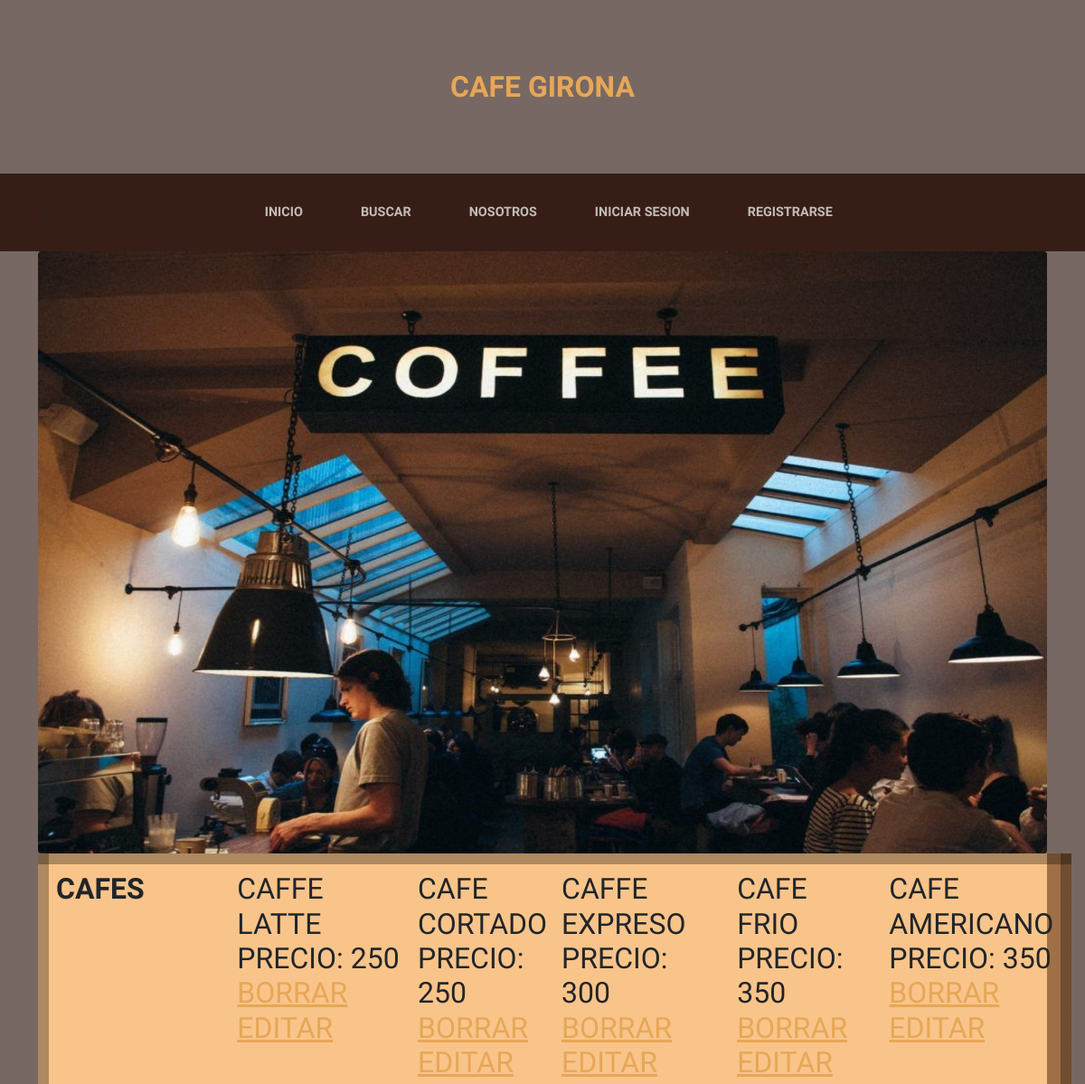
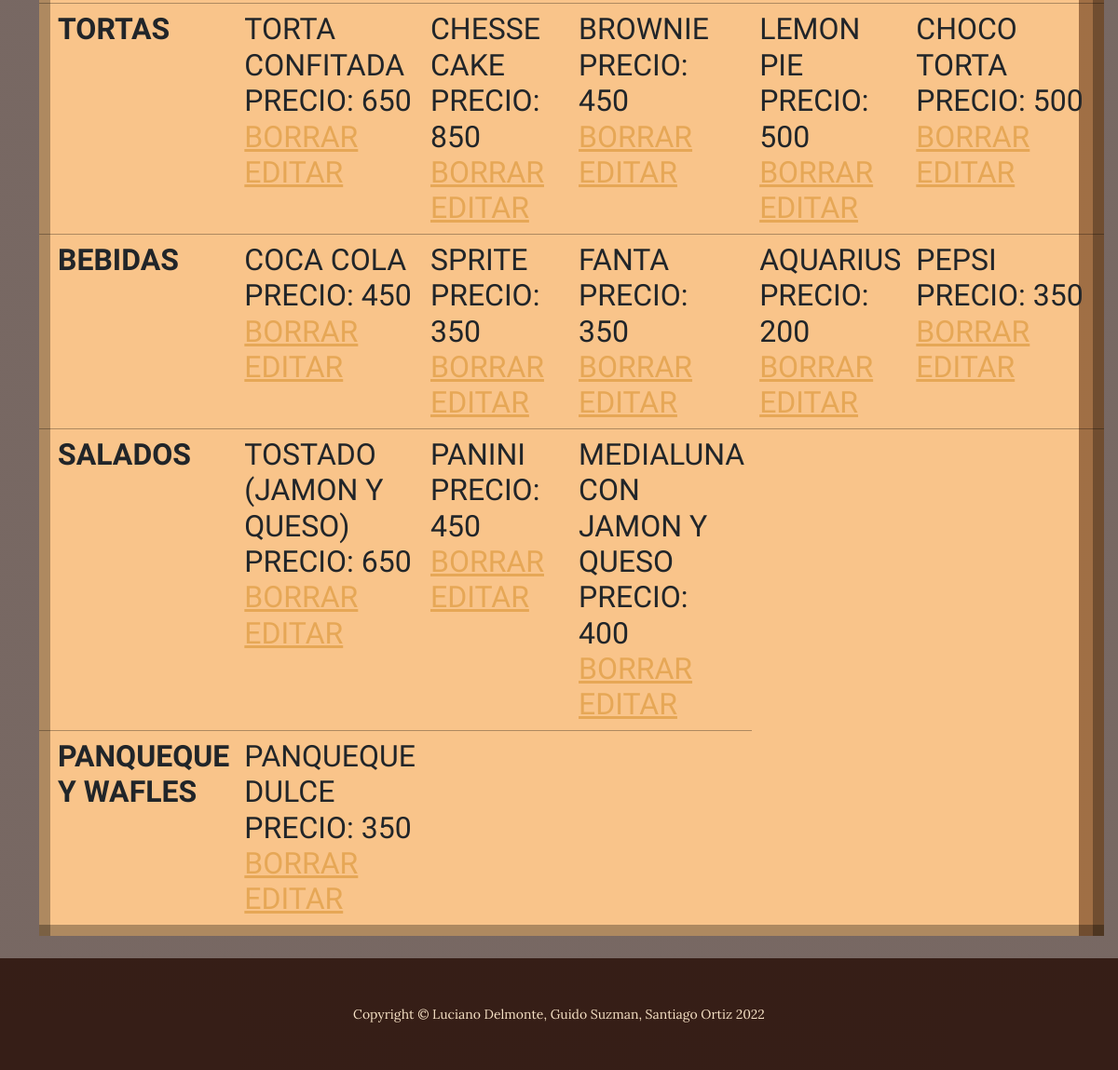
The app's page /menu/ with its own data (2 pictures, top to bottom).
### app_tienda/models.py (models this page shows)
class Cafe(models.Model):
    nombre_cafe =  models.CharField(max_length=50)
    precio = models.IntegerField()
    descripcion = models.CharField(max_length = 100)
    def __str__(self):
        return f"{self.nombre_cafe} Precio: {self.precio}"

class Torta(models.Model):
    nombre_torta = models.CharField(max_length = 50)
    precio = models.IntegerField()
    descripcion = models.CharField(max_length = 100)
    def __str__(self):
        return f"{self.nombre_torta} Precio: {self.precio} "

class Bebidas(models.Model):
    nombre_bebida = models.CharField(max_length = 100)
    precio = models.IntegerField()
    def __str__(self):
        return f"{self.nombre_bebida} Precio: {self.precio}"

class Salados(models.Model):
    nombre_salados = models.CharField(max_length=100)
    precio = models.IntegerField()
    def __str__(self):
        return f"{self.nombre_salados} Precio: {self.precio}"

class Panqueques_Wafles(models.Model):
    nombre_PW = models.CharField(max_length= 100)
    precio = models.IntegerField()
    def __str__(self):
        return f"{self.nombre_PW} Precio: {self.precio}"

### app_tienda/views.py (the view)
# urls.py: path("menu/", vista_menu_cafes, name= "app_tienda-menu"),
def vista_menu_cafes(request):
    cafes = Cafe.objects.all()
    tortas = Torta.objects.all()
    bebida = Bebidas.objects.all()
    salados = Salados.objects.all()
    pan_waf = Panqueques_Wafles.objects.all()
    contexto = {"cafes": cafes, "tortas": tortas, "bebida": bebida, "salados": salados, "pan_waf": pan_waf}
    return render(request, "app_tienda/menu.html", contexto)

### app_tienda/templates/app_tienda/menu.html
{% extends 'app_tienda/menutemplate.html' %}
{% block contenido %}
<table class="table" style="background: rgba(255, 128, 0, 0.3); border: 12px solid rgba(0, 0, 0, 0.3);">
    <tr>
        <th>cafes</th>
    {% for c in cafes %}
        <td>{{c}} <a class="" href="{% url 'app_tienda-borrar-menu' c.id %}">Borrar</a> <a  href="{% url 'app_tienda-editar-cafe' c.id %}">Editar</a></td>
    {% endfor %}
    </tr>
    <tr>
        <th>tortas</th>
    {% for t in tortas %}
        <td>{{t}} <a  href="{% url 'app_tienda-borrar-menu-torta' t.id %}">Borrar</a> <a  href="{% url 'app_tienda-editar-torta' t.id %}">Editar</a></td>
    {% endfor %}
    </tr>
    <tr>
        <th>bebidas</th>
    {% for b in bebida %}
        <td> {{b}} <a href="{% url 'app_tienda-borrar-menu-bebida' b.id %}">Borrar</a> <a  href="{% url 'app_tienda-editar-bebida' b.id %}">Editar</a></td>
    {% endfor %}
    </tr>
    <tr>
        <th>salados</th>
    {% for s in salados %}
        <td> {{s}} <a href="{% url 'app_tienda-borrar-menu-salados' s.id %}">Borrar</a> <a  href="{% url 'app_tienda-editar-salados' s.id %}">Editar</a> </td>
    {% endfor %}
    </tr>
    <tr>
        <th>Panqueque y wafles</th>
    {% for pw in pan_waf %}
        <td> {{pw}} <a href="{% url 'app_tienda-borrar-menu-pan_waf' pw.id %}">Borrar</a> <a  href="{% url 'app_tienda-editar-Panqueques y Waffles' pw.id %}">Editar</a> </td>
    {% endfor %}
    </tr>
</table>
{% endblock %}

### records on screen
Cafe: nombre_cafe+precio "CAFFE LATTE PRECIO: 250"
Cafe: nombre_cafe+precio "CAFE CORTADO PRECIO: 250"
Cafe: nombre_cafe+precio "CAFFE EXPRESO PRECIO: 300"
Cafe: nombre_cafe+precio "CAFE FRIO PRECIO: 350"
Cafe: nombre_cafe+precio "CAFE AMERICANO PRECIO: 350"
Torta: nombre_torta+precio "TORTA CONFITADA PRECIO: 650"
Torta: nombre_torta+precio "CHESSE CAKE PRECIO: 850"
Torta: nombre_torta+precio "BROWNIE PRECIO: 450"
Torta: nombre_torta+precio "LEMON PIE PRECIO: 500"
Torta: nombre_torta+precio "CHOCO TORTA PRECIO: 500"
Bebidas: nombre_bebida+precio "COCA COLA PRECIO: 450"
Bebidas: nombre_bebida+precio "SPRITE PRECIO: 350"
Bebidas: nombre_bebida+precio "FANTA PRECIO: 350"
Bebidas: nombre_bebida+precio "AQUARIUS PRECIO: 200"
Bebidas: nombre_bebida+precio "PEPSI PRECIO: 350"
Salados: nombre_salados+precio "TOSTADO (JAMON Y QUESO) PRECIO: 650"
Salados: nombre_salados+precio "PANINI PRECIO: 450"
Salados: nombre_salados+precio "MEDIALUNA CON JAMON Y QUESO PRECIO: 400"
Panqueques_Wafles: nombre_PW+precio "PANQUEQUE DULCE PRECIO: 350"
